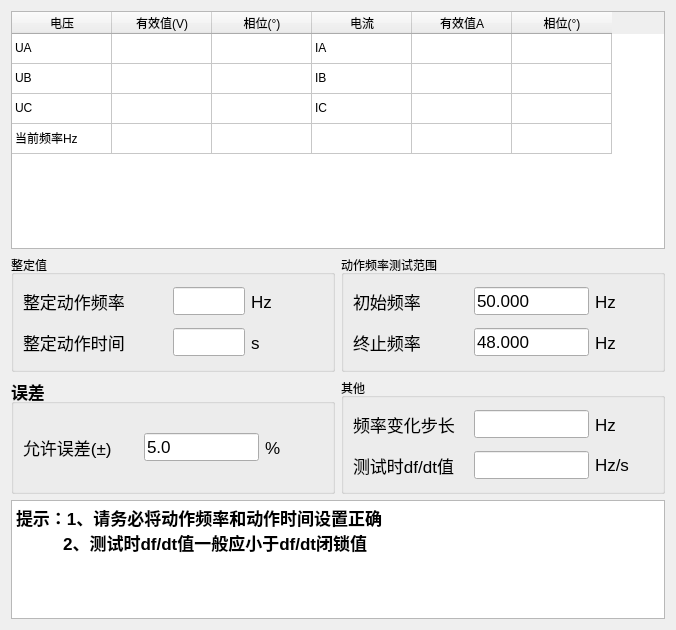
       <widget class="QWidget" name="tab_dzpl">
        <attribute name="title">
         <string>动作频率</string>
        </attribute>
        <layout class="QVBoxLayout" name="verticalLayout_19" stretch="2,2,1">
         <item>
          <widget class="QTableWidget" name="tb_dzpl">
           <property name="rowCount">
            <number>4</number>
           </property>
           <attribute name="verticalHeaderVisible">
            <bool>false</bool>
           </attribute>
           <row/>
           <row/>
           <row/>
           <row/>
           <column>
            <property name="text">
             <string>电压</string>
            </property>
           </column>
           <column>
            <property name="text">
             <string>有效值(V)</string>
            </property>
           </column>
           <column>
            <property name="text">
             <string>相位(°)</string>
            </property>
           </column>
           <column>
            <property name="text">
             <string>电流</string>
            </property>
           </column>
           <column>
            <property name="text">
             <string>有效值A</string>
            </property>
           </column>
           <column>
            <property name="text">
             <string>相位(°)</string>
            </property>
           </column>
           <item row="0" column="0">
            <property name="text">
             <string>UA</string>
            </property>
           </item>
           <item row="0" column="3">
            <property name="text">
             <string>IA</string>
            </property>
           </item>
           <item row="1" column="0">
            <property name="text">
             <string>UB</string>
            </property>
           </item>
           <item row="1" column="3">
            <property name="text">
             <string>IB</string>
            </property>
           </item>
           <item row="2" column="0">
            <property name="text">
             <string>UC</string>
            </property>
           </item>
           <item row="2" column="3">
            <property name="text">
             <string>IC</string>
            </property>
           </item>
           <item row="3" column="0">
            <property name="text">
             <string>当前频率Hz</string>
            </property>
           </item>
          </widget>
         </item>
         <item>
          <layout class="QGridLayout" name="gridLayout_2" rowstretch="1,1" columnstretch="1,1">
           <item row="0" column="1">
            <widget class="QGroupBox" name="groupBox_7">
             <property name="title">
              <string>动作频率测试范围</string>
             </property>
             <layout class="QVBoxLayout" name="verticalLayout_10">
              <item>
               <layout class="QHBoxLayout" name="horizontalLayout_14" stretch="2,2,1">
                <item>
                 <widget class="QLabel" name="label_18">
                  <property name="font">
                   <font>
                    <pointsize>13</pointsize>
                    <bold>false</bold>
                   </font>
                  </property>
                  <property name="text">
                   <string>初始频率</string>
                  </property>
                 </widget>
                </item>
                <item>
                 <widget class="QLineEdit" name="lineEdit_7">
                  <property name="font">
                   <font>
                    <pointsize>13</pointsize>
                    <bold>false</bold>
                   </font>
                  </property>
                  <property name="text">
                   <string>50.000</string>
                  </property>
                 </widget>
                </item>
                <item>
                 <widget class="QLabel" name="label_19">
                  <property name="font">
                   <font>
                    <pointsize>13</pointsize>
                    <bold>false</bold>
                   </font>
                  </property>
                  <property name="text">
                   <string>Hz</string>
                  </property>
                 </widget>
                </item>
               </layout>
              </item>
              <item>
               <layout class="QHBoxLayout" name="horizontalLayout_15" stretch="2,2,1">
                <item>
                 <widget class="QLabel" name="label_20">
                  <property name="font">
                   <font>
                    <pointsize>13</pointsize>
                    <bold>false</bold>
                   </font>
                  </property>
                  <property name="text">
                   <string>终止频率</string>
                  </property>
                 </widget>
                </item>
                <item>
                 <widget class="QLineEdit" name="lineEdit_8">
                  <property name="font">
                   <font>
                    <pointsize>13</pointsize>
                    <bold>false</bold>
                   </font>
                  </property>
                  <property name="text">
                   <string>48.000</string>
                  </property>
                 </widget>
                </item>
                <item>
                 <widget class="QLabel" name="label_21">
                  <property name="font">
                   <font>
                    <pointsize>13</pointsize>
                    <bold>false</bold>
                   </font>
                  </property>
                  <property name="text">
                   <string>Hz</string>
                  </property>
                 </widget>
                </item>
               </layout>
              </item>
             </layout>
            </widget>
           </item>
           <item row="0" column="0">
            <widget class="QGroupBox" name="groupBox_6">
             <property name="title">
              <string>整定值</string>
             </property>
             <layout class="QVBoxLayout" name="verticalLayout_9">
              <item>
               <layout class="QHBoxLayout" name="horizontalLayout_12" stretch="2,1,1">
                <item>
                 <widget class="QLabel" name="label_14">
                  <property name="font">
                   <font>
                    <pointsize>13</pointsize>
                    <bold>false</bold>
                   </font>
                  </property>
                  <property name="text">
                   <string>整定动作频率</string>
                  </property>
                 </widget>
                </item>
                <item>
                 <widget class="QLineEdit" name="lineEdit_5">
                  <property name="font">
                   <font>
                    <pointsize>13</pointsize>
                    <bold>false</bold>
                   </font>
                  </property>
                 </widget>
                </item>
                <item>
                 <widget class="QLabel" name="label_15">
                  <property name="font">
                   <font>
                    <pointsize>13</pointsize>
                    <bold>false</bold>
                   </font>
                  </property>
                  <property name="text">
                   <string>Hz</string>
                  </property>
                 </widget>
                </item>
               </layout>
              </item>
              <item>
               <layout class="QHBoxLayout" name="horizontalLayout_13" stretch="2,1,1">
                <item>
                 <widget class="QLabel" name="label_16">
                  <property name="font">
                   <font>
                    <pointsize>13</pointsize>
                    <bold>false</bold>
                   </font>
                  </property>
                  <property name="text">
                   <string>整定动作时间</string>
                  </property>
                 </widget>
                </item>
                <item>
                 <widget class="QLineEdit" name="lineEdit_6">
                  <property name="font">
                   <font>
                    <pointsize>13</pointsize>
                    <bold>false</bold>
                   </font>
                  </property>
                 </widget>
                </item>
                <item>
                 <widget class="QLabel" name="label_17">
                  <property name="font">
                   <font>
                    <pointsize>13</pointsize>
                    <bold>false</bold>
                   </font>
                  </property>
                  <property name="text">
                   <string>s</string>
                  </property>
                 </widget>
                </item>
               </layout>
              </item>
             </layout>
            </widget>
           </item>
           <item row="1" column="0">
            <widget class="QGroupBox" name="groupBox_8">
             <property name="font">
              <font>
               <pointsize>13</pointsize>
               <bold>true</bold>
              </font>
             </property>
             <property name="title">
              <string>误差</string>
             </property>
             <layout class="QHBoxLayout" name="horizontalLayout_11" stretch="2,2,1">
              <item>
               <widget class="QLabel" name="label_12">
                <property name="font">
                 <font>
                  <pointsize>13</pointsize>
                  <bold>false</bold>
                 </font>
                </property>
                <property name="text">
                 <string>允许误差(±)</string>
                </property>
               </widget>
              </item>
              <item>
               <widget class="QLineEdit" name="lineEdit_4">
                <property name="font">
                 <font>
                  <pointsize>13</pointsize>
                  <bold>false</bold>
                 </font>
                </property>
                <property name="text">
                 <string>5.0</string>
                </property>
               </widget>
              </item>
              <item>
               <widget class="QLabel" name="label_13">
                <property name="font">
                 <font>
                  <pointsize>13</pointsize>
                  <bold>false</bold>
                 </font>
                </property>
                <property name="text">
                 <string>%</string>
                </property>
               </widget>
              </item>
             </layout>
            </widget>
           </item>
           <item row="1" column="1">
            <widget class="QGroupBox" name="groupBox_9">
             <property name="title">
              <string>其他</string>
             </property>
             <layout class="QVBoxLayout" name="verticalLayout_11">
              <item>
               <layout class="QHBoxLayout" name="horizontalLayout_16" stretch="2,2,1">
                <item>
                 <widget class="QLabel" name="label_22">
                  <property name="font">
                   <font>
                    <pointsize>13</pointsize>
                    <bold>false</bold>
                   </font>
                  </property>
                  <property name="text">
                   <string>频率变化步长</string>
                  </property>
                 </widget>
                </item>
                <item>
                 <widget class="QLineEdit" name="lineEdit_9">
                  <property name="font">
                   <font>
                    <pointsize>13</pointsize>
                    <bold>false</bold>
                   </font>
                  </property>
                 </widget>
                </item>
                <item>
                 <widget class="QLabel" name="label_23">
                  <property name="font">
                   <font>
                    <pointsize>13</pointsize>
                    <bold>false</bold>
                   </font>
                  </property>
                  <property name="text">
                   <string>Hz</string>
                  </property>
                 </widget>
                </item>
               </layout>
              </item>
              <item>
               <layout class="QHBoxLayout" name="horizontalLayout_17" stretch="2,2,1">
                <item>
                 <widget class="QLabel" name="label_24">
                  <property name="font">
                   <font>
                    <pointsize>13</pointsize>
                    <bold>false</bold>
                   </font>
                  </property>
                  <property name="text">
                   <string>测试时df/dt值</string>
                  </property>
                 </widget>
                </item>
                <item>
                 <widget class="QLineEdit" name="lineEdit_10">
                  <property name="font">
                   <font>
                    <pointsize>13</pointsize>
                    <bold>false</bold>
                   </font>
                  </property>
                 </widget>
                </item>
                <item>
                 <widget class="QLabel" name="label_25">
                  <property name="font">
                   <font>
                    <pointsize>13</pointsize>
                    <bold>false</bold>
                   </font>
                  </property>
                  <property name="text">
                   <string>Hz/s</string>
                  </property>
                 </widget>
                </item>
               </layout>
              </item>
             </layout>
            </widget>
           </item>
          </layout>
         </item>
         <item>
          <widget class="QTextBrowser" name="textBrowser">
           <property name="html">
            <string>&lt;!DOCTYPE HTML PUBLIC &quot;-//W3C//DTD HTML 4.0//EN&quot; &quot;http://www.w3.org/TR/REC-html40/strict.dtd&quot;&gt;
&lt;html&gt;&lt;head&gt;&lt;meta name=&quot;qrichtext&quot; content=&quot;1&quot; /&gt;&lt;meta charset=&quot;utf-8&quot; /&gt;&lt;style type=&quot;text/css&quot;&gt;
p, li { white-space: pre-wrap; }
hr { height: 1px; border-width: 0; }
li.unchecked::marker { content: &quot;\2610&quot;; }
li.checked::marker { content: &quot;\2612&quot;; }
&lt;/style&gt;&lt;/head&gt;&lt;body style=&quot; font-family:'Microsoft YaHei UI'; font-size:13pt; font-weight:400; font-style:normal;&quot;&gt;
&lt;p style=&quot; margin-top:0px; margin-bottom:0px; margin-left:0px; margin-right:0px; -qt-block-indent:0; text-indent:0px;&quot;&gt;&lt;span style=&quot; font-weight:700;&quot;&gt;提示：1、请务必将动作频率和动作时间设置正确&lt;/span&gt;&lt;/p&gt;
&lt;p style=&quot; margin-top:0px; margin-bottom:0px; margin-left:0px; margin-right:0px; -qt-block-indent:0; text-indent:0px;&quot;&gt;&lt;span style=&quot; font-weight:700;&quot;&gt;          2、测试时df/dt值一般应小于df/dt闭锁值&lt;/span&gt;&lt;/p&gt;&lt;/body&gt;&lt;/html&gt;</string>
           </property>
          </widget>
         </item>
        </layout>
       </widget>
